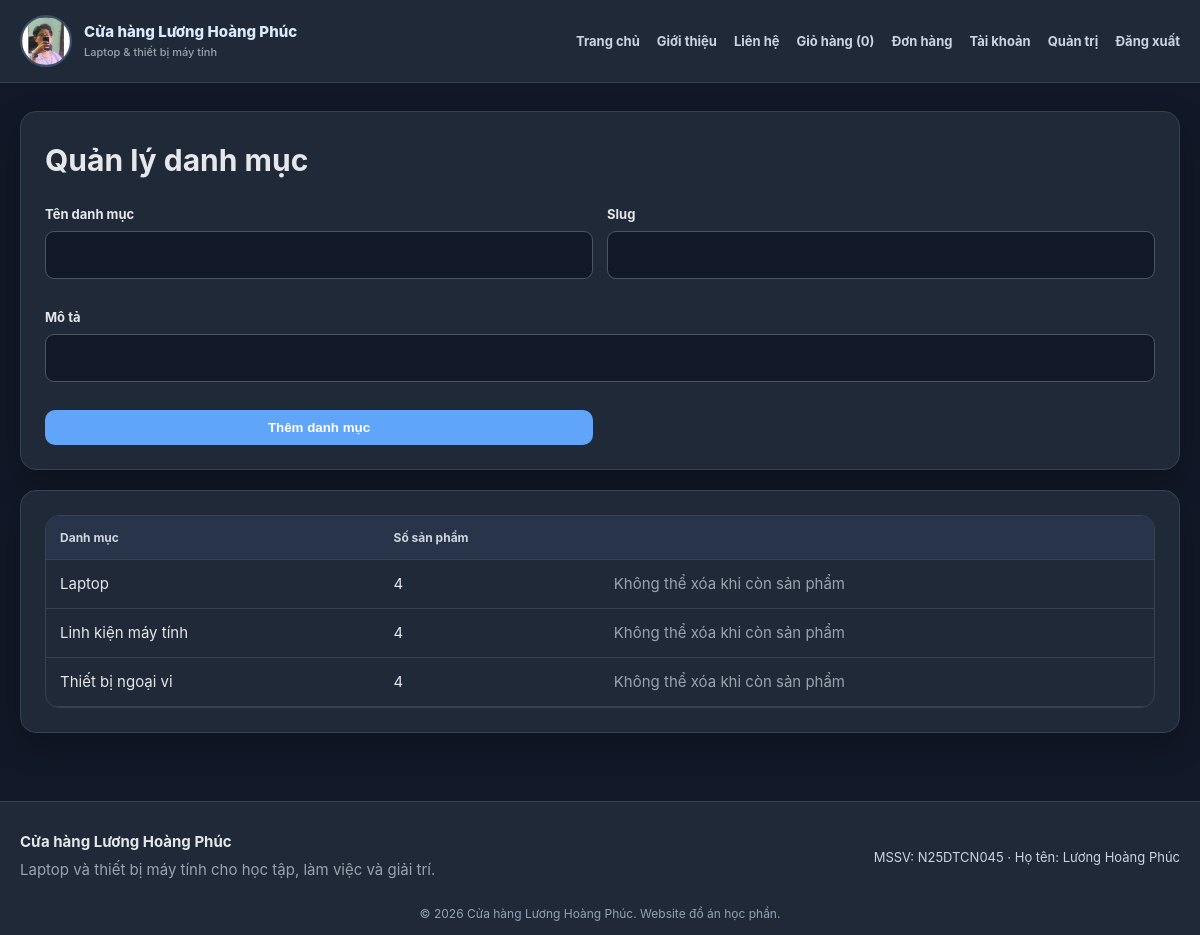
Screenshot of /admin/categories.php (signed in) with the database file from the repository.
### tables this page shows
CREATE TABLE categories (
  id INT UNSIGNED AUTO_INCREMENT PRIMARY KEY,
  name VARCHAR(120) NOT NULL UNIQUE,
  slug VARCHAR(140) NOT NULL UNIQUE,
  description TEXT NULL,
  created_at TIMESTAMP DEFAULT CURRENT_TIMESTAMP
);

### config/db.php (called while the page is built, shortened)
<?php
function db(): PDO
{
    $dsn = "mysql:host=" . DB_HOST . ";dbname=" . DB_NAME . ";charset=utf8mb4";
    $pdo = new PDO($dsn, DB_USER, DB_PASS, [
        PDO::ATTR_ERRMODE => PDO::ERRMODE_EXCEPTION,
        PDO::ATTR_DEFAULT_FETCH_MODE => PDO::FETCH_ASSOC,
        PDO::ATTR_EMULATE_PREPARES => false,
    ]);
    return $pdo;
}

### includes/functions.php (called while the page is built, shortened)
<?php
function e(?string $value): string
{
    return htmlspecialchars($value ?? "", ENT_QUOTES | ENT_SUBSTITUTE, "UTF-8");
}

### admin/categories.php (the view, shortened to what this page needs)
<?php require_once __DIR__ . "/../includes/init.php";
$rows = db()
    ->query(
        "SELECT c.*,COUNT(p.id) product_count FROM categories c LEFT JOIN products p ON p.category_id=c.id GROUP BY c.id",
    )
    ->fetchAll();
require __DIR__ . "/../includes/header.php";
?>
<div class="panel"><h1>Quản lý danh mục</h1><form method="post" class="form-grid"><?= csrf_field() ?><input type="hidden" name="action" value="add"><div class="field"><label>Tên danh mục</label><input name="name" required></div><div class="field"><label>Slug</label><input name="slug" required></div><div class="field full"><label>Mô tả</label><input name="description"></div><button class="btn">Thêm danh mục</button></form></div><div class="panel"><div class="table-wrap"><table class="data-table"><thead><tr><th>Danh mục</th><th>Số sản phẩm</th><th></th></tr></thead><tbody><?php foreach (
    $rows
    as $r
): ?><tr><td><?= e($r["name"]) ?></td><td><?= $r[
    "product_count"
] ?></td><td><?php if (
    !$r["product_count"]
): ?><form method="post"><?= csrf_field() ?><input type="hidden" name="action" value="delete"><input type="hidden" name="id" value="<?= $r[
    "id"
] ?>"><button class="btn btn-danger" data-confirm="Xóa danh mục?">Xóa</button></form><?php else: ?><span class="muted">Không thể xóa khi còn sản phẩm</span><?php endif; ?></td></tr><?php endforeach; ?></tbody></table></div></div><?php require __DIR__ .
    "/../includes/footer.php"; ?>

### css/style.css (style rules this page uses)
:root { --primary: #60a5fa; --primary-dark: #3b82f6; --primary-soft: #1e3a5f; --ink: #e5e7eb; --muted: #9ca3af; --line: #374151; --surface: #1f2937; --bg: #111827; --radius: 16px; --shadow: 0 12px 32px rgba(0, 0, 0, 0.22); }
* { box-sizing: border-box; }
body { margin: 0; background: var(--bg); color: var(--ink); font: 15px/1.6 Inter, system-ui, -apple-system, "Segoe UI", sans-serif; }
.nav .nav-cta, .btn { background: var(--primary); color: white; padding: 10px 16px; border-radius: 10px; border: 0; font-weight: 700; display: inline-block; cursor: pointer; }
.muted { color: var(--muted); }
.product-card, .panel, .form-card, .stat-card { background: var(--surface); border: 1px solid var(--line); border-radius: var(--radius); box-shadow: var(--shadow); }
.form-card, .panel { padding: 24px; margin-bottom: 20px; }
.form-card h1, .panel h1 { margin-top: 0; }
.form-grid { display: grid; grid-template-columns: 1fr 1fr; gap: 14px; }
.field { display: flex; flex-direction: column; gap: 6px; margin-bottom: 14px; }
.field.full { grid-column: 1/-1; }
label { font-weight: 700; font-size: 13px; }
input, select, textarea { font: inherit; border: 1px solid #4b5563; border-radius: 9px; padding: 11px 12px; background: #111827; color: var(--ink); width: 100%; min-width: 0; }
.table-wrap { overflow: auto; background: var(--surface); border: 1px solid var(--line); border-radius: 14px; }
.data-table { border-collapse: collapse; width: 100%; min-width: 680px; }
.data-table th, .data-table td { padding: 12px 14px; text-align: left; border-bottom: 1px solid var(--line); vertical-align: middle; }
.data-table th { background: #273449; color: #d1d5db; font-size: 12px; }

### rows the page displays
categories: name "Laptop", r "4"
categories: name "Linh kiện máy tính", r "4"
categories: name "Thiết bị ngoại vi", r "4"

### other values shown
APP_NAME "Cửa hàng Lương Hoàng Phúc"
cart_count() "0"
STUDENT_ID "N25DTCN045"
STUDENT_NAME "Lương Hoàng Phúc"
